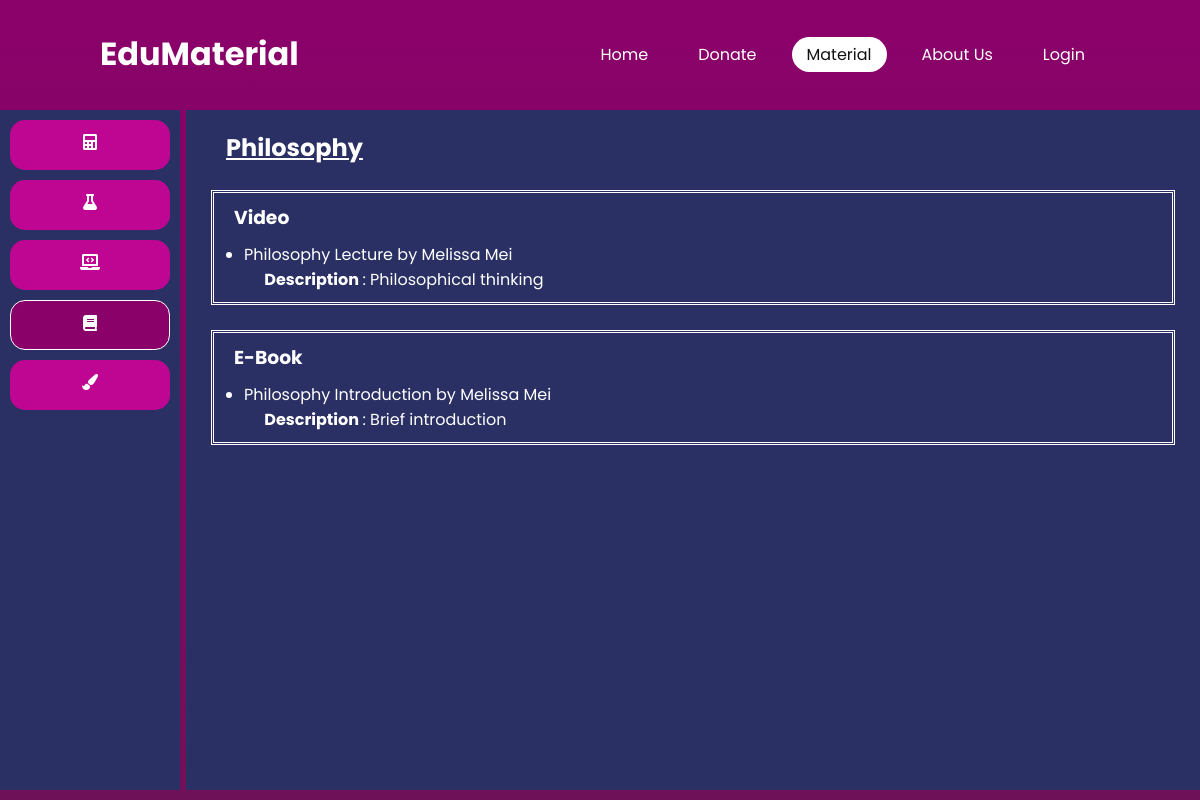
The app's page /page/material/phi.php with its own data.
### tables this page shows
CREATE TABLE `material` (
  `material_id` int(11) NOT NULL,
  `material_name` varchar(70) NOT NULL,
  `material_description` varchar(500) NOT NULL,
  `material_type` varchar(50) NOT NULL,
  `material_file` varchar(100) NOT NULL,
  `category_id` int(11) NOT NULL,
  `user_id` int(11) NOT NULL
);

CREATE TABLE `user` (
  `user_id` int(11) NOT NULL,
  `user_email` varchar(90) NOT NULL,
  `user_firstname` varchar(40) NOT NULL,
  `user_lastname` varchar(40) NOT NULL,
  `user_password` varchar(70) NOT NULL,
  `user_role` tinyint(1) NOT NULL
);

### page/material/phi.php (the view, shortened to what this page needs)
<?php
    include('h.php');
?>
<body>
    <div class="sidebar">
        <ul id="subject-list">
            <li>
                <a href="math.php">
                    <i class="fas fa-calculator"></i>
                </a>
            </li>
            <li>
                <a href="sci.php">
                    <i class="fas fa-flask"></i>
                </a>
            <li>
                <a href="cs.php">
                    <i class="fas fa-laptop-code"></i>
                </a>
            </li>
            <li class="active">
                <a href="phi.php">
                    <i class="fas fa-book"></i>
                </a>
            </li>
            <li>
                <a href="art.php">
                    <i class="fas fa-paint-brush"></i>
                </a>
            </li>
        </ul>
    </div>
    <div class="main">
        <h2>Philosophy</h2>
        <div class=topic-list>
            <div id="video">
                <ul>
                <h3>Video</h3>
                <?php
                $conn = mysqli_connect("localhost", "root", "", "webapp");
                $sql = "SELECT * FROM material INNER JOIN user ON material.user_id = user.user_id";
                $result = $conn->query($sql);
                if ($result->num_rows > 0) {
                    while ($row = mysqli_fetch_array($result)) {
                        $link = $row["material_file"];
                        $type = $row["material_type"];
                        $title = $row["material_name"];
                        $category = $row["category_id"];
                        $donator = ucfirst($row["user_firstname"]) . " " . ucfirst($row["user_lastname"]);
                        if ($type == "video" and $category == 4) {
                        echo "<li>
                                <a target=_blank href=" . $link. ">$title</a>" . " by ". $donator ." <br> &emsp; <strong> Description </strong> : " . $row["material_description"] .
                            "</li>";
                        }
                    }
                } else { echo "0 results"; }
                ?>
                </ul>
            </div>
            <div id="book">
                <ul>
                <h3>E-Book</h3>
                <?php
                $conn = mysqli_connect("localhost", "root", "", "webapp");
                $result = $conn->query($sql);
                if ($result->num_rows > 0) {
                    while ($row = mysqli_fetch_array($result)) {
                        $link = $row["material_file"];
                        $type = $row["material_type"];
                        $title = $row["material_name"];
                        $category = $row["category_id"];
                        $donator = ucfirst($row["user_firstname"]) . " " . ucfirst($row["user_lastname"]);
                        if ($type == "ebook" and $category == 4) {
                        echo "<li>
                                <a target=_blank href=" . $link. ">$title</a>" . " by ". $donator ." <br> &emsp; <strong> Description </strong> : " . $row["material_description"] .
                            "</li>";
                        }
                    }
                } else { echo "0 results"; }
                ?>
                </ul>
            </div>
        </div>
    </div>
</body>
</html>

### src/css/header.css (style rules this page uses)
:root { --bg-primary: #8b016a; --bg-secondary: #2a3064; }
* { margin: 0; padding: 0; box-sizing: border-box; font-family: 'Poppins', sans-serif; scrollbar-width: thin; }
body { background: linear-gradient(#8b016a, #6f1159); min-height: 100vh; overflow-x: hidden; }

### src/css/material.css (style rules this page uses)
.sidebar { position: absolute; top: 110px; width: 15%; height: 85%; background: #2a3064; text-align: center; }
.sidebar #subject-list { display: list-item; position: relative; }
.sidebar #subject-list li { background-color: #bf0693; list-style: none; margin: 10px 10px; height: 50px; text-decoration: none; }
.sidebar #subject-list li i { width: 25px; }
.sidebar #subject-list li a { position: relative; color: white; bottom: 10px; top: 10px; text-decoration: none; }
.sidebar #subject-list li.active { font-weight: bolder; background-color: #8b016a; color: #111; border: 1px solid #fff; }
@media (max-width: 1320px) { .sidebar #subject-list li { height: 50px; border-radius: 15px; } }
@media (max-width: 1320px) { .sidebar #subject-list li i { border-radius: 15px; } }
.main { position: absolute; top: 110px; right: 0; width: 84.5%; height: 85%; background: #2a3064; text-align: center; text-align: left; }
.main h2 { margin-top: 20px; margin-left: 40px; color: #fff; text-decoration: underline; }
#video { margin: 25px; border: 3px double #fff; }
#book { margin: 25px; border: 3px double #fff; }
.main h3 { color: #fff; }
.topic-list ul { margin: 10px; padding-left: 10px; }
.topic-list ul li { margin: 10px; color: #fff; }
.topic-list ul li a { text-decoration: none; color: #fff; }

### records on screen
material: material_name "Philosophy Lecture", user.user_lastname "Melissa Mei", material_description "Philosophical thinking"
material: material_name "Philosophy Introduction", user.user_lastname "Melissa Mei", material_description "Brief introduction"
